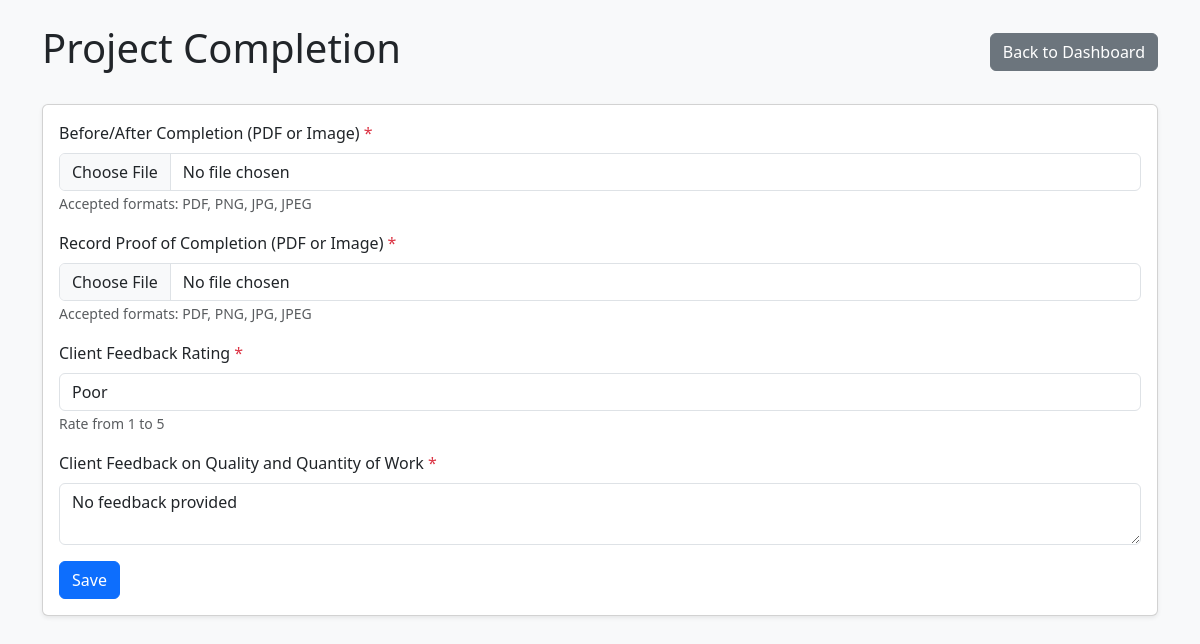
The page /project-completion/1/ (signed in) on the database as committed earlier.
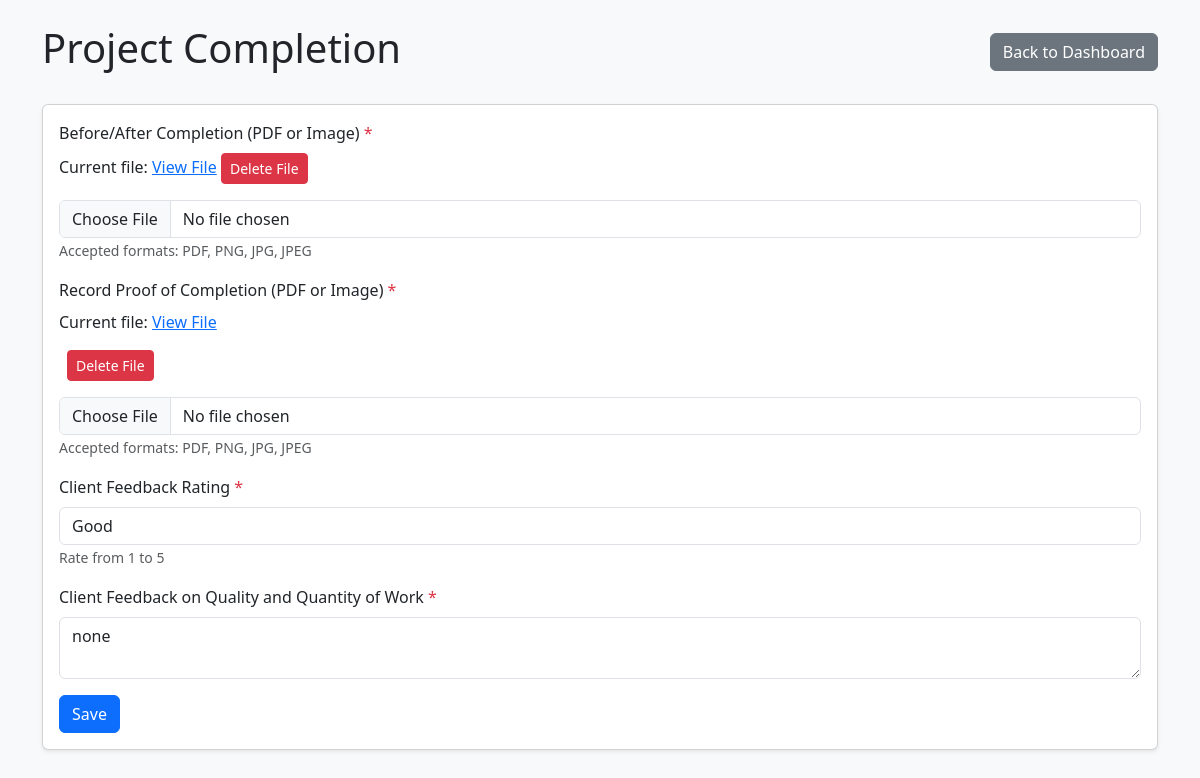
The same page on the database as committed later.
### login/models.py (models this page shows)
class ProjectCompletion(models.Model):
    project = models.OneToOneField(Project, on_delete=models.CASCADE, primary_key=True)
    before_after_completion = models.FileField(
        upload_to='completion_files/%Y/%m/%d/',
        validators=[
            FileExtensionValidator(['pdf', 'png', 'jpg', 'jpeg'])
        ]  ,
        null  = True,
        blank = True
    )
    completion_proof = models.FileField(
        upload_to='completion_proofs/%Y/%m/%d/',
        validators=[
            FileExtensionValidator(['pdf', 'png', 'jpg', 'jpeg'])
        ],
          null = True,
            blank = True  # Removed blank=True and null=True
    )
    client_rating = models.IntegerField(
        choices=[(i, str(i)) for i in range(1, 6)],
         default= 1 # Removed blank=True and null=True
    )
    client_feedback = models.TextField(default='No feedback provided')  # Removed blank=True and null=True
    uploaded_at = models.DateTimeField(auto_now_add=True)

### login/views.py (the view, shortened to what this page needs)
# urls.py: path('project-completion/<str:project_id>/', views.project_completion_view, name='project_completion'),
def project_completion_view(request, project_id):
    if 'userid' not in request.session:
        messages.error(request, 'Please log in to access this page')
        return redirect('new_user_login')
    try:
        user = UserRegistration.objects.get(userid=request.session['userid'])
        if user.group.name == 'Managers':
            project = Project.objects.get(project_id=project_id)
        else:
            project = Project.objects.get(project_id=project_id, user=user)
        project_completion, created = ProjectCompletion.objects.get_or_create(project=project)
        form = ProjectCompletionForm(request.POST or None, request.FILES or None, instance=project_completion)
        if form.is_valid():
            form.save()
            messages.success(request, 'Project completion data has been saved successfully!')
            return redirect('project_completion', project_id=project_id)
        return render(request, 'project_completion.html', {
            'form': form,
            'project': project,
            'current_before_after': project_completion.before_after_completion,
            'current_completion_proof': project_completion.completion_proof,
        })
    except (UserRegistration.DoesNotExist, Project.DoesNotExist):
        messages.error(request, 'User or project not found.')
        return redirect('portal')

### login/templates/project_completion.html (shortened to what the changed rows need)
<!DOCTYPE html>
<html lang="en">
<head>
    <link href="https://cdnjs.cloudflare.com/ajax/libs/bootstrap/5.3.2/css/bootstrap.min.css" rel="stylesheet">
</head>
<body class="bg-light">
    <div class="container py-4">
        <div class="row">
            <div class="col-12">
                <div class="d-flex justify-content-between align-items-center mb-4">
                    <h1>Project Completion</h1>
                </div>
                <div class="card shadow-sm">
                    <div class="card-body">
                        <form method="post" enctype="multipart/form-data">
                            <div class="mb-3">
                                <label for="{{ form.before_after_completion.id_for_label }}" class="form-label">Before/After Completion (PDF or Image) <span class="text-danger">*</span></label>
                                {% if current_before_after %}
                                    <div class="mb-2">
                                        <p>
                                            Current file: <a href="{{ current_before_after.url }}" target="_blank">View File</a>
                                            <form method="post" class="d-inline ms-2">
                                                <button type="submit" class="btn btn-danger btn-sm"
                                                        onclick="return confirm('Are you sure you want to delete this file?')">
                                                    Delete File
                                                </button>
                                            </form>
                                        </p>
                                    </div>
                                {% endif %}
                                {{ form.before_after_completion }}
                                <small class="text-muted">Accepted formats: PDF, PNG, JPG, JPEG</small>
                            </div>
                            <div class="mb-3">
                                <label for="{{ form.completion_proof.id_for_label }}" class="form-label">Record Proof of Completion (PDF or Image) <span class="text-danger">*</span></label>
                                {% if current_completion_proof %}
                                    <div class="mb-2">
                                        <p>
                                            Current file: <a href="{{ current_completion_proof.url }}" target="_blank">View File</a>
                                            <form method="post" class="d-inline ms-2">
                                                <button type="submit" class="btn btn-danger btn-sm"
                                                        onclick="return confirm('Are you sure you want to delete this file?')">
                                                    Delete File
                                                </button>
                                            </form>
                                        </p>
                                    </div>
                                {% endif %}
                                {{ form.completion_proof }}
                                <small class="text-muted">Accepted formats: PDF, PNG, JPG, JPEG</small>
                            </div>
                            <div class="mb-3">
                                <label for="{{ form.client_rating.id_for_label }}" class="form-label">Client Feedback Rating <span class="text-danger">*</span></label>
                                {{ form.client_rating }}
                                <small class="text-muted">Rate from 1 to 5</small>
                            </div>
                            <div class="mb-3">
                                <label for="{{ form.client_feedback.id_for_label }}" class="form-label">Client Feedback on Quality and Quantity of Work <span class="text-danger">*</span></label>
                                {{ form.client_feedback }}
                            </div>
                        </form>
                    </div>
                </div>
            </div>
        </div>
    </div>
</body>
</html>

Rows that differ between the two databases and show on the page:
changed ProjectCompletion: client_rating "Poor" → "Good"; client_feedback "No feedback provided" → "none"
Other text that changed with them:
text now shown: "Current file: View File Delete File Current file: View File Delete File"
